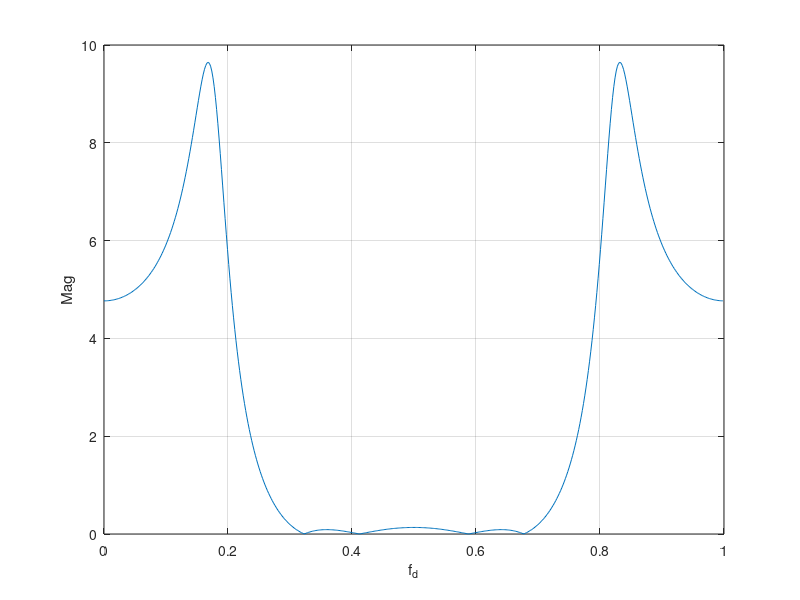

Here is the MATLAB script that generated this plot: (Note: this script raises an error after producing the figure.)
%% File Description
% Created by: Brian Wang
% Student ID: a1798086
% Date Created: 12/10/2021 (DD/MM/YYYY)
% Date Last Modified: 12/010/2021

% This file experiments with Fast Fourier Transform to solve problems in
% the frequency domain from assignment. 
% 
% Please contact me for the problems as I cannot release assignment pdf, 
% they are IP of the University of Adelaide.

%% Q1b
A = [1, -0.612, 1.113, 0.495, 0.245];
B = [1, 2.588, 3.508, 2.588, 1];
Nfft = 512;
[H,ff] = freqz(B,A,Nfft,'whole', 1); % Nfft is 256, for convenience reasons, to be a 
                                    % power of 2.
plot(ff,abs(H));
xlabel('f_d'); ylabel('Mag');
grid on;

%% Q1c
A = [1, -0.612, 1.113, 0.495, 0.245];
B = [1, 2.588, 3.508, 2.588, 1];
Nfft = 512;
H1 = freqz(B,A,[0.4, 0.43],1); % Nfft is 256, for convenience reasons, to be a 
                                    % power of 2.
% plot(ff,abs(H));
% xlabel('f_d'); ylabel('Mag');
% grid on;

%% Q2
% inputs to the convolution signals

DFT_detour_time = nan(1, 50);
direct_sum_time = nan(1, 50);
N = 10000;
x = randn(1, N); % randn automatically generates normally distributed 
                     % random values.

for M=[100,500,1000,5000,10000]

    MFFTL = M+N-1; % minimum length of fft (this is how many samples we take
                   % samples we take from DFT) (this is based on the number of
                   % convolution outputs).

    %h = zeros(1, (2*M));
    h = zeros(1, M);
    h(1, 1:M) = (1/M);

    for i=1:50
        tic 
        % fft
        X = fft(x, MFFTL);
        H = fft(h, MFFTL);
        Y = H.*X;
        y = ifft(Y, MFFTL);

        DFT_detour_time(i) = toc;
        % using convolution to check

        tic
        check = conv(h, x); % note, length of check is (M+N-1)
        direct_sum_time(i) = toc;
    end 

    DFT_detour_average = mean(DFT_detour_time)
    direct_sum_average = mean(direct_sum_time)
   
end
%% Q3 a and b
load('DSP2021_assignment2.mat');
dft = fft(x3, 4800);
mag_sqr = (abs(dft)).^2;
digital_frequency = linspace(0,1,4800);
plot(digital_frequency, mag_sqr);

% plot(x3)
sound(x3,1000)


%% Q3 c

segment1 = x3(1:500); 
fft_seg1 = fft(segment1);
figure(1);
f = (1:500)*(1000/4800);
plot(f, abs(fft_seg1).^2);

%%
segment2 = x3(601:1100); 
fft_seg2 = fft(segment2);
figure(2);
f = (1:500)*(1000/4800);
plot(f, abs(fft_seg2).^2);
%%
segment3 = x3(1201:1700); 
fft_seg3 = fft(segment3);
figure(3);
f = (1:500)*(1000/4800);
plot(f, abs(fft_seg3).^2);

segment4 = x3(1801:2300); 
fft_seg4 = fft(segment4);
figure(1);
f = (1:500)*(1000/4800);
plot(f, abs(fft_seg4).^2);

segment5 = x3(2401:2900); 
fft_seg5 = fft(segment5);
figure(1);
f = (1:500)*(1000/4800);
plot(f, abs(fft_seg5).^2);

segment6 = x3(3001:3500); 
fft_seg6 = fft(segment6);
figure(1);
f = (1:500)*(1000/4800);
plot(f, abs(fft_seg6).^2);

segment7 = x3(3601:4100); 
fft_seg7 = fft(segment7);
figure(1);
f = (1:500)*(1000/4800);
plot(f, abs(fft_seg7).^2);

segment8 = x3(4201:4700); 
fft_seg8 = fft(segment8);
figure(1);
f = (1:500)*(1000/4800);
plot(f, abs(fft_seg8).^2);
%% Q5

% part a

[R_a, P_a, K_a] = residuez([1, -1], [1, 4/3, 1/3]);

[R_b, P_b, K_b] = residuez([1, -2], [1, 0.2, -0.08]);

[R_c, P_c, K_c] = residuez([4, -3, 3], [1, -4, -3, 18]);

[R_d, P_d, K_d] = residuez([2], [1, -6, 9])

%% Q6

B = [1, -(5*sqrt(2)+8)/40, sqrt(2)/40];

A = [1, (1/2 - 1/(2*sqrt(2))), (9/16 - 1/(4*sqrt(2))), ...
    (1/32 - 1/(4*sqrt(2))), 1/32];

[R,P,K] = residuez(B,A);
